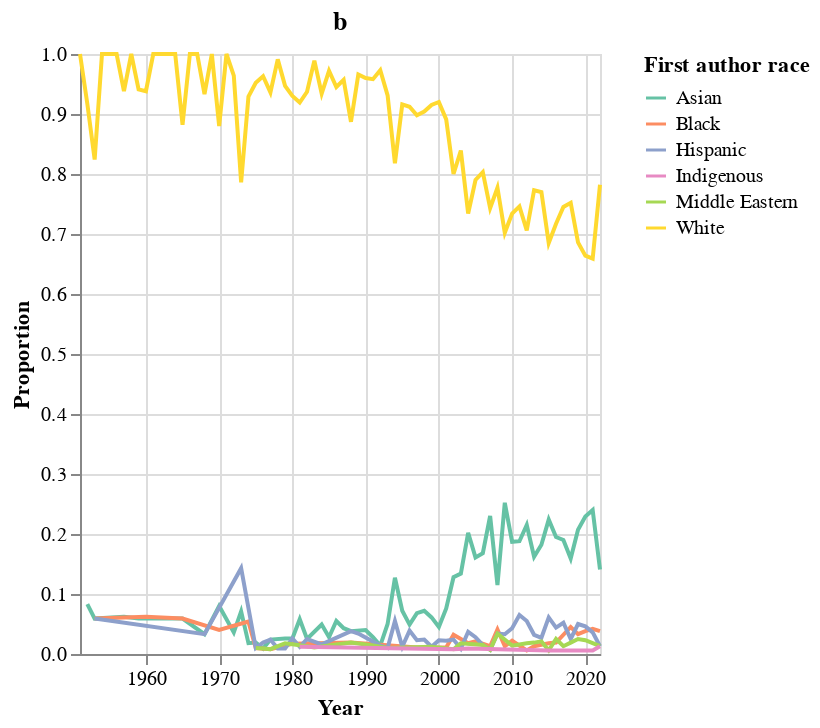

Source (notebook cell):
### Code cell
alt.Chart(transform_year(first_author_race_ts)).mark_line().encode(
    x = alt.X(
        'year',
        title = 'Year'
    ),
    y = alt.Y(
        'prop',
        title = 'Proportion'
    ),
    color = alt.Color(
        'first_author_race',
        title = 'First author race',
        scale=alt.Scale(domain=unique_races,
                      range=race_colors)
    )
).properties(
    title = 'b',
    height=300,
    width=260
)

### Figure 1 — Vega-Lite specification as saved in the notebook (floating-point values rounded to 4 significant figures; data arrays with more than 128 entries replaced by an {"elided": "..."} marker saying what was removed)
{"config": {"view": {"continuousWidth": 400, "continuousHeight": 300}}, "data": {"name": "data-0f5582666cc5f1e1b88ffcaa67adc6dd"}, "mark": "line", "encoding": {"color": {"field": "first_author_race", "scale": {"domain": ["Asian", "Black", "Hispanic", "Indigenous", "Middle Eastern", "White"], "range": ["#66c2a5", "#fc8d62", "#8da0cb", "#e78ac3", "#a6d854", "#ffd92f"]}, "title": "First author race", "type": "nominal"}, "x": {"field": "year", "title": "Year", "type": "temporal"}, "y": {"field": "prop", "title": "Proportion", "type": "quantitative"}}, "height": 300, "title": "b", "width": 260, "$schema": "https://vega.github.io/schema/vega-lite/v4.17.0.json", "datasets": {"data-0f5582666cc5f1e1b88ffcaa67adc6dd": {"elided": "233 records"}}}
